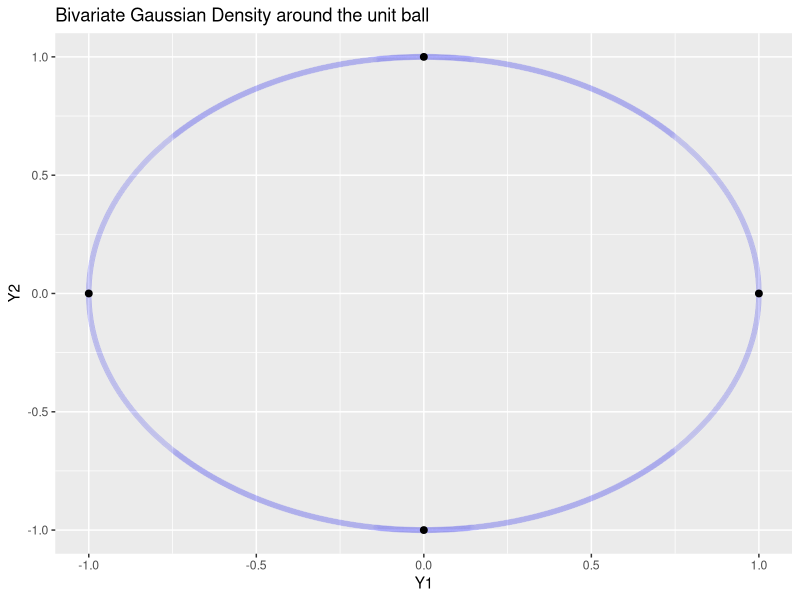
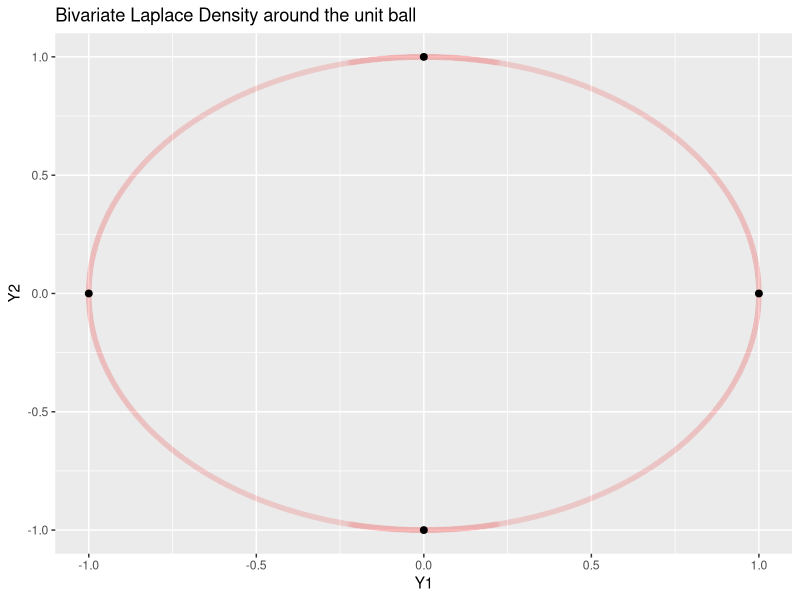
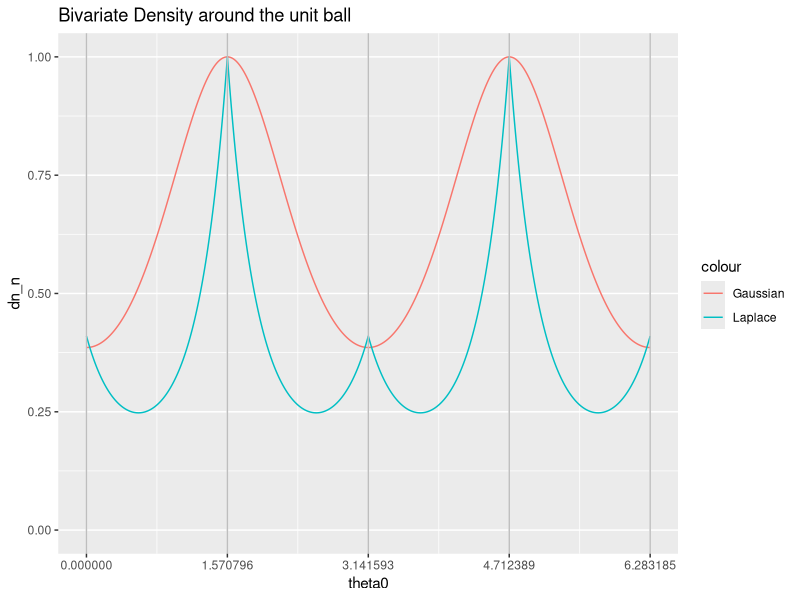
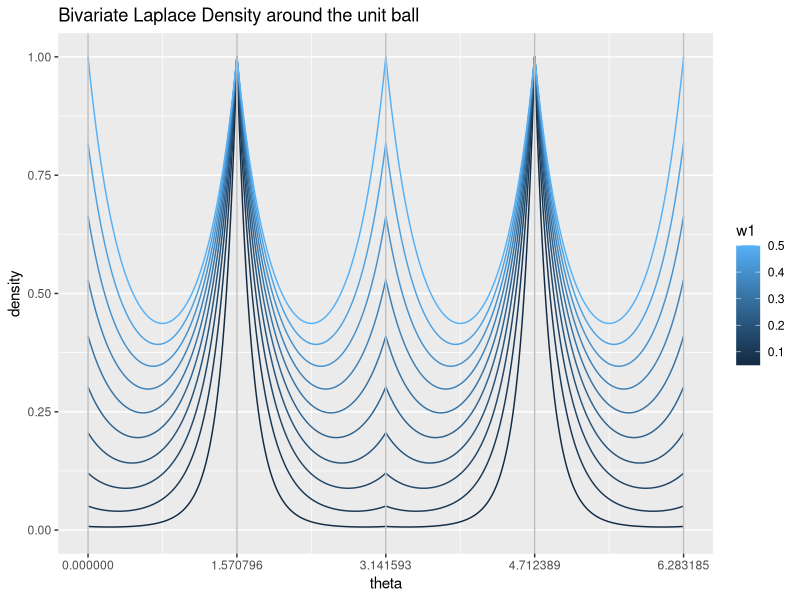
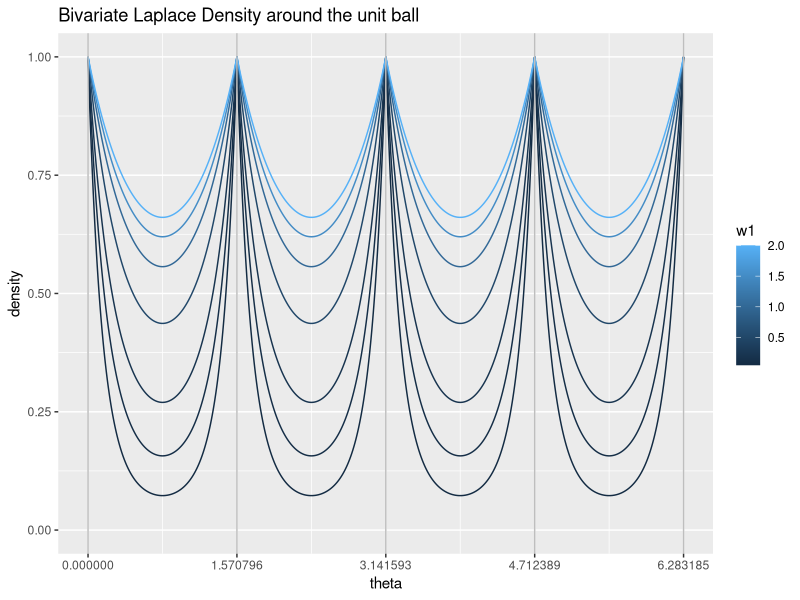

Generate these figures, in order, with R:
## ---- chunk 1
library(mvtnorm)
library(tidyverse)
library(rmutil)


# create grid over the unit ball
#######################################################

# grid over the unit ball
theta0 <- seq(0,2*pi,length.out=10000)
Y1 <- cos(theta0); Y2 <- sin(theta0)
Y <- cbind(Y1,Y2)

# variance parameters
w1 <- 0.3
w2 <- 0.7


# Densities
#######################################################

# Gaussian
dn <- dmvnorm(Y, mean=c(0,0), sigma=diag(c(w1,w2)))
dn_n <- dn/max(dn) # normalize density so that maximum becomes 1

# Laplace
dl1 <- dlaplace(Y1, m=0, s=sqrt(w1/2))
dl2 <- dlaplace(Y2, m=0, s=sqrt(w2/2))
dl <- dl1*dl2
dl_n <- dl/max(dl) # normalize 


# Density Plot: in coordinate systems
# x-axis: y1 (first coordiante);
# y-axis: y2 (second coordinate);
# color: by density (higher density = darker color)
#######################################################
df.sparse <- data.frame(x = c(1,-1,0,0), # sparse points on the unit ball
                        y = c(0,0,1,-1))

ggplot()+
  geom_point(aes(x=Y1, y=Y2), col='blue', alpha=dn_n/100)+
  geom_point(data=df.sparse, aes(x=x, y=y), col='black', size=2)+
  ggtitle("Bivariate Gaussian Density around the unit ball")

ggplot()+
  geom_point(aes(x=Y1, y=Y2), col='red', alpha=dl_n/100)+
  geom_point(data=df.sparse, aes(x=x, y=y), col='black', size=2)+
  ggtitle("Bivariate Laplace Density around the unit ball")



# Density Plot: as a function of angles
# x-axis: angle (from 0 to 2pi);
# y-axis: density;
# color: by density (higher density = darker color)
#######################################################

ggplot()+
  geom_line(aes(x=theta0, y=dn_n, col='Gaussian'))+
  geom_line(aes(x=theta0, y=dl_n, col='Laplace'))+
  scale_x_continuous(breaks=c(0,pi/2,pi,3/2*pi,2*pi))+
  scale_y_continuous(limits = c(0,NA))+
  geom_vline(xintercept=c(0,pi/2,pi,3/2*pi,2*pi), col='grey')+
  ggtitle("Bivariate Density around the unit ball")

## ---- chunk 2
data.frame(w1=seq(0.05,0.5, by=0.05)) %>%
  mutate(w2=1-w1) -> df.w

df.result <- data.frame()

# Densities
#######################################################

for (i in 1:nrow(df.w)){
w1 <- df.w$w1[i]; w2 <- df.w$w2[i]

# evaluate Laplace density over the ball
dl1 <- dlaplace(Y1, m=0, s=sqrt(w1/2))
dl2 <- dlaplace(Y2, m=0, s=sqrt(w2/2))
dl <- dl1*dl2
dl_n <- dl/max(dl) # normalize 

df.result <- rbind(df.result,
                   data.frame(theta=theta0,
                        w1=w1,
                        w2=w2,
                        density = dl_n)
                   )
}

df.result %>% group_by(w1) %>%
  ggplot()+
  geom_line(aes(x=theta, y=density, group=w1, col=w1))+
  scale_x_continuous(breaks=c(0,pi/2,pi,3/2*pi,2*pi))+
  scale_y_continuous(limits = c(0,NA))+
  geom_vline(xintercept=c(0,pi/2,pi,3/2*pi,2*pi), col='grey')+
  ggtitle("Bivariate Laplace Density around the unit ball")
## ---- chunk 3
data.frame(w1=c(0.05, 0.1, 0.2, 0.5, 1, 1.5, 2)) %>%
  mutate(w2=w1) -> df.w

df.result <- data.frame()

# Densities
#######################################################

for (i in 1:nrow(df.w)){
w1 <- df.w$w1[i]; w2 <- df.w$w2[i]

# evaluate Laplace density over the ball
dl1 <- dlaplace(Y1, m=0, s=sqrt(w1/2))
dl2 <- dlaplace(Y2, m=0, s=sqrt(w2/2))
dl <- dl1*dl2
dl_n <- dl/max(dl) # normalize 

df.result <- rbind(df.result,
                   data.frame(theta=theta0,
                        w1=w1,
                        w2=w2,
                        density = dl_n)
                   )
}

df.result %>% group_by(w1) %>%
  ggplot()+
  geom_line(aes(x=theta, y=density, group=w1, col=w1))+
  scale_x_continuous(breaks=c(0,pi/2,pi,3/2*pi,2*pi))+
  scale_y_continuous(limits = c(0,NA))+
  geom_vline(xintercept=c(0,pi/2,pi,3/2*pi,2*pi), col='grey')+
  ggtitle("Bivariate Laplace Density around the unit ball")
